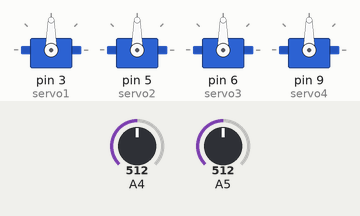
The sketch below on a simulated Arduino Uno, built with avr-gcc and run on an emulated ATmega328P. Parts: 4 × servo. The test bench sets the inputs (shaded band); at power-on: A4 = 512, A5 = 512.

Above: at 1.2 s.
1.3 s: A4 set to 716
At 2.0 s:
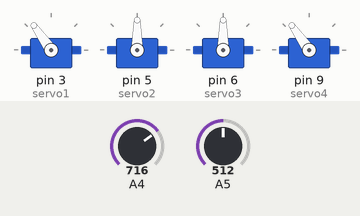
2.8 s: A5 set to 716
At 3.2 s:
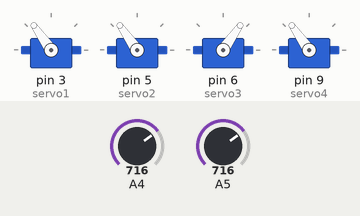
4.3 s: A4 set to 900
At 5.5 s:
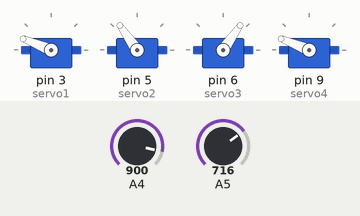
5.8 s: A5 set to 900
At 6.6 s:
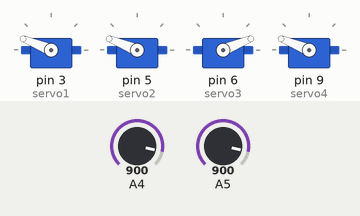
7.3 s: A4 set to 1023
At 7.8 s:
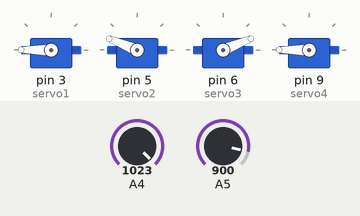
8.8 s: A5 set to 1023
At 10.1 s:
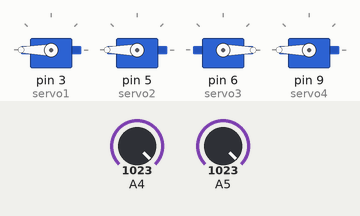
Timing chart, 0 to 11.3 s (numbered marks = the images above; inputs shaded):
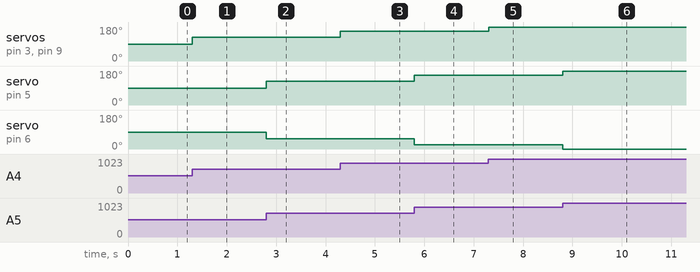

The sketch:

servo.ino
```cpp
#include <Servo.h>
Servo servo1;
Servo servo2;
Servo servo3;
Servo servo4;

int jystckX;
int jystckY;

int servo1_derece;
int servo2_derece;
int servo3_derece;
int servo4_derece;

void setup() {
  // digital pwm pinleri
  servo1.attach(3);
  servo2.attach(5);
  servo3.attach(6);
  servo4.attach(9);
}

void loop() {
  // joystick X ve Y degerlerini okuma
  jystckX = analogRead(A4);
  jystckY = analogRead(A5);

  // servolari joystick degerlerine gore calistirma
  servo1_derece = map(jystckX, 0, 1023, 0, 180);
  servo2_derece = map(jystckY, 0, 1023, 0, 180);
  servo3_derece = 180 - map(jystckY, 0, 1023, 0, 180);
  servo4_derece = map(jystckX, 0, 1023, 0, 180);

  servo1.write(servo1_derece);
  servo2.write(servo2_derece);
  servo3.write(servo3_derece);
  servo4.write(servo4_derece);
}
```

Measured:
- after the input at 1.3 s, servo on pin 3 (servo1), servo on pin 9 (servo4): 90° → 125° at once
- after the input at 2.8 s, servo on pin 5 (servo2): 90° → 125° at once; servo on pin 6 (servo3): 90° → 55° at once
- after the input at 4.3 s, servo on pin 3 (servo1), servo on pin 9 (servo4): 125° → 158° at once
- after the input at 5.8 s, servo on pin 5 (servo2): 125° → 158° at once; servo on pin 6 (servo3): 55° → 22° at once
- after the input at 7.3 s, servo on pin 3 (servo1), servo on pin 9 (servo4): 158° → 180° at once
- after the input at 8.8 s, servo on pin 5 (servo2): 158° → 180° at once; servo on pin 6 (servo3): 22° → 0° at once
